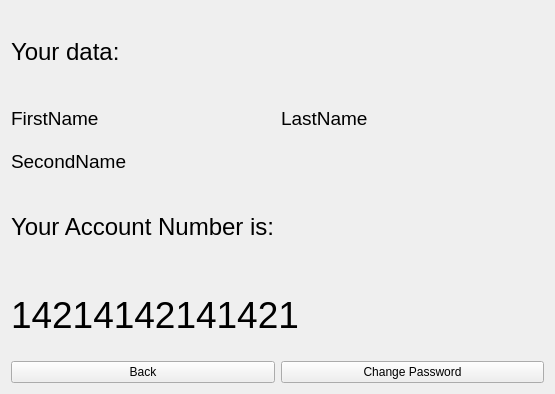
<?xml version="1.0" encoding="UTF-8"?>
<ui version="4.0">
 <class>infoPage</class>
 <widget class="QWidget" name="infoPage">
  <property name="geometry">
   <rect>
    <x>0</x>
    <y>0</y>
    <width>555</width>
    <height>394</height>
   </rect>
  </property>
  <property name="windowTitle">
   <string>infoPage</string>
  </property>
  <layout class="QVBoxLayout" name="verticalLayout_4">
   <item>
    <layout class="QVBoxLayout" name="verticalLayout_2">
     <item>
      <widget class="QLabel" name="label">
       <property name="font">
        <font>
         <pointsize>18</pointsize>
        </font>
       </property>
       <property name="text">
        <string>Your data:</string>
       </property>
      </widget>
     </item>
     <item>
      <layout class="QVBoxLayout" name="verticalLayout">
       <item>
        <layout class="QHBoxLayout" name="horizontalLayout">
         <item>
          <widget class="QLabel" name="firstName">
           <property name="font">
            <font>
             <pointsize>14</pointsize>
            </font>
           </property>
           <property name="text">
            <string>FirstName</string>
           </property>
          </widget>
         </item>
         <item>
          <widget class="QLabel" name="LastName">
           <property name="font">
            <font>
             <pointsize>14</pointsize>
            </font>
           </property>
           <property name="text">
            <string>LastName</string>
           </property>
          </widget>
         </item>
        </layout>
       </item>
       <item>
        <widget class="QLabel" name="SecondName">
         <property name="font">
          <font>
           <pointsize>14</pointsize>
          </font>
         </property>
         <property name="text">
          <string>SecondName</string>
         </property>
        </widget>
       </item>
      </layout>
     </item>
     <item>
      <widget class="QLabel" name="label_2">
       <property name="font">
        <font>
         <pointsize>18</pointsize>
        </font>
       </property>
       <property name="text">
        <string>Your Account Number is:</string>
       </property>
      </widget>
     </item>
     <item>
      <widget class="QLabel" name="accNumber">
       <property name="font">
        <font>
         <pointsize>28</pointsize>
        </font>
       </property>
       <property name="text">
        <string>14214142141421</string>
       </property>
      </widget>
     </item>
     <item>
      <layout class="QHBoxLayout" name="horizontalLayout_2">
       <item>
        <widget class="QPushButton" name="pushButton">
         <property name="text">
          <string>Back</string>
         </property>
        </widget>
       </item>
       <item>
        <widget class="QPushButton" name="pushButton_2">
         <property name="text">
          <string>Change Password</string>
         </property>
        </widget>
       </item>
      </layout>
     </item>
    </layout>
   </item>
  </layout>
 </widget>
 <layoutdefault spacing="6" margin="11"/>
 <resources/>
 <connections>
  <connection>
   <sender>pushButton_2</sender>
   <signal>clicked()</signal>
   <receiver>infoPage</receiver>
   <slot>passwordChange()</slot>
   <hints>
    <hint type="sourcelabel">
     <x>381</x>
     <y>344</y>
    </hint>
    <hint type="destinationlabel">
     <x>393</x>
     <y>227</y>
    </hint>
   </hints>
  </connection>
  <connection>
   <sender>pushButton</sender>
   <signal>clicked()</signal>
   <receiver>infoPage</receiver>
   <slot>goBack()</slot>
   <hints>
    <hint type="sourcelabel">
     <x>193</x>
     <y>344</y>
    </hint>
    <hint type="destinationlabel">
     <x>195</x>
     <y>227</y>
    </hint>
   </hints>
  </connection>
 </connections>
 <slots>
  <slot>passwordChange()</slot>
  <slot>goBack()</slot>
 </slots>
</ui>
